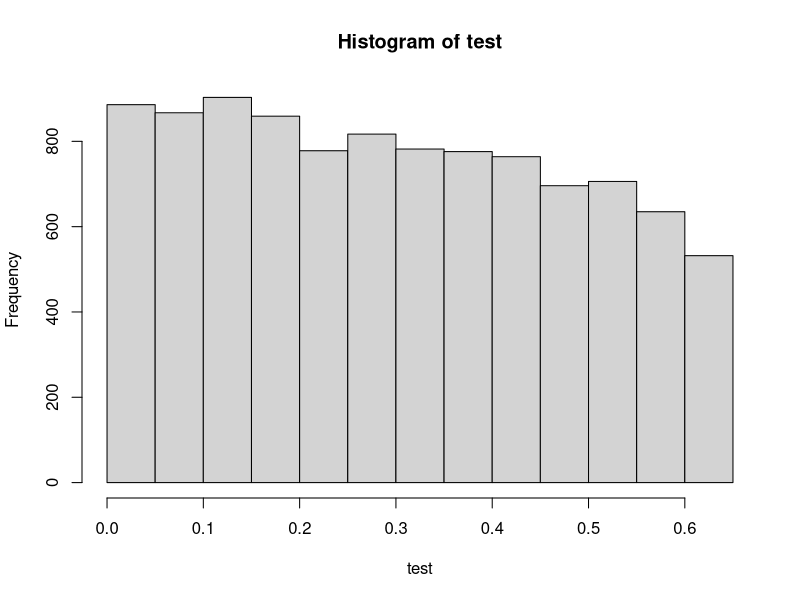
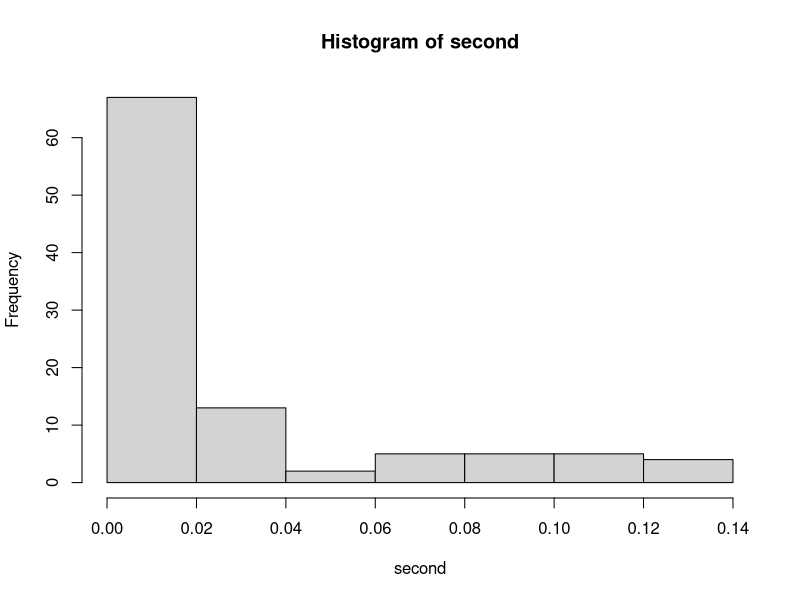
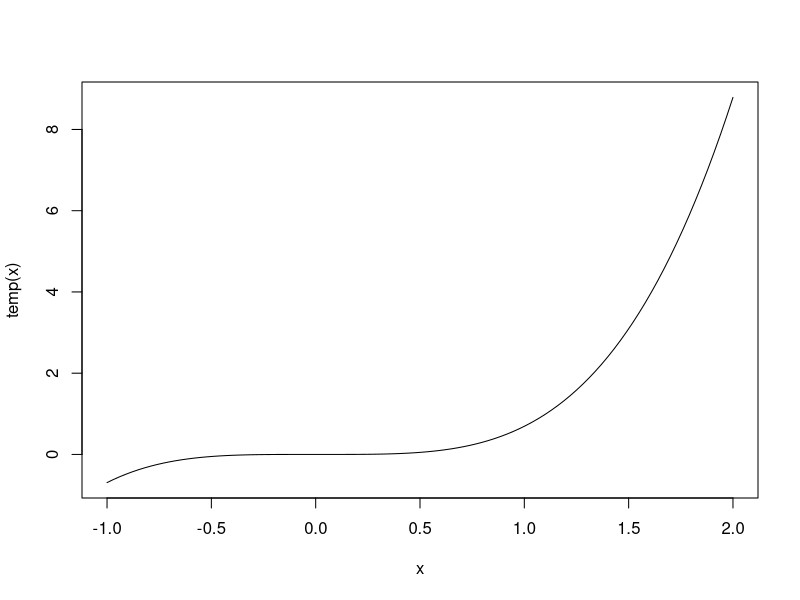

Write the R code that produced these figures, in order.
## ---- chunk 1

#First to solve for M we have the normal desnity function in the numerator divided by the Cauchy 
#density function in the denominator
# 2pi^-12*exp((-x^2)/2) / pi(1 + x^2)
#This is maximized when the denominator is small as possible
#this means we solve for when x = 0

M = 1.55760

runs = 100
ar_lab = function(n=runs) {
  i = 1
  count = 0
  x = double(n)
  const_u = 1 / (sqrt(2*pi))
  while ( i <= n+1) {
    count = count + 1
    y = rcauchy(1)
    u = runif(1)
    temp = (1/M) * (u/y)
    if(u < temp) {
      x[i] = y
      i = i + 1
    }
  }
  return(x)
}

test = ar_lab(10000)
mean(test)
hist(test)


## ---- chunk 2

#We use our last function to estimate the function above for 1000 runs. We also get a sum of how many runs were bertween -1 and 2. We finally divide that sum by the number for runs for the probability that the contraint occured. 

runs = 100
test = ar_lab(runs)

temp = function(x) {
  (x^3) * (log( 1 + abs(x)))
}


second = temp(test)
second

hist(second)

cond1 = sum(second <= 2 & second >=-1)
#cond1

prob = cond1 / runs
prob

sdsecond = sd(second)
sdsecond

se_second = sdsecond / sqrt(runs)
se_second

## ---- chunk 3

#The area of the window is about 16 and the area under the curve is about 4.3 so
# the theoretical acceptance should be near 25%
#However I have a bug and I seem to get 100% acceptance

curve(temp(x), xlim = c(-1,2))

## ---- chunk 4

#This function takes two arguments, 1 is the function from problem 2 and the second is the stopping 
#condition of epsilon. Here we use a while loop so the loop terminates when the stopping condition of
#epsilon of .01 has been met. We then have a nested for loop that looks at each value in the output
#of the function and stores the sd in a vector, we calculate the se every time we go through the loop
#when the se is below our stopping condition the loop teminates
#we can see that it took 10002 loops. However for some reason I'm getting NA for the standard error

stat = 1
stds = c()
i = 1
count = 0
stopper = function(estimator, stat) {
  while( stat >= .01) {
    for(value in estimator) {
      i = i + 1
      std = sd(value)
      stds = c(stds, std)
      final_std = sd(stds)
      se = stds / sqrt(i)
      stat = se
      done = final_std/i
      
    }
    return(c(i, done))
  }
}

stopper(ar_lab(10000), 1)

## ---- chunk 5

#this turns out very simliar because i've introduced a bug that I don't understand in my code

stopper(temp(test), 1)

